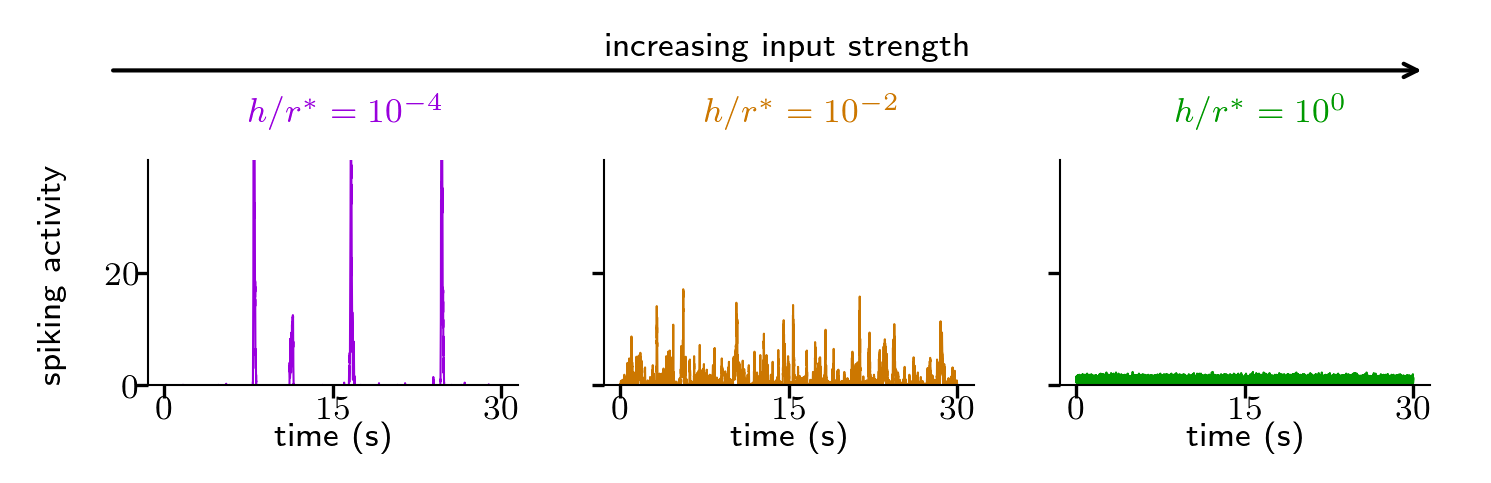

The Python source for this figure:
#!/usr/bin/python

import numpy
import matplotlib
import matplotlib.pyplot as plt
import matplotlib.collections as collections
import matplotlib.ticker as ticker

#plt.style.use('./prx.mplstyle')
matplotlib.rcParams['text.latex.preview'] = True
params = {'text.latex.preamble' : [r'\usepackage{siunitx}', r'\usepackage{amsmath}']}
fig=plt.figure(figsize=(4.75, 1.00))
plt.rcParams.update(params)
plt.rcParams.update({'axes.titlesize':  8})
plt.rcParams.update({'axes.labelsize':  8})
plt.rcParams.update({'font.size':       8})
plt.rcParams.update({'legend.fontsize': 8})
plt.rcParams.update({'xtick.labelsize': 8})
plt.rcParams.update({'ytick.labelsize': 8})
plt.rcParams.update({'text.usetex':  True})
plt.rcParams.update({'savefig.bbox':  'tight'})
#sadly this is needed to fix the figure size to the predifined height and width from the style file
ax = plt.axes([0., 0., 1., 1.], frameon=False, xticks=[],yticks=[])

h_list=(1e-7,1e-5,1e-3)
dt=1e-3

color=('#9900DD', '#CC7700', '#009900')

for i,h in enumerate(h_list):
    ######################################## activity
    data=numpy.loadtxt("../../../paper/2018_homplast_dynamic-states/data/processed/BN_driven_homeostatic_N010000_h%.2e_i0_T1.00e+08_seed1000_time_series_cut-1e7+30000.dat"%h, usecols=(0,),unpack=True)
    time=numpy.arange(len(data))*dt
    #convert to rate/neuron
    data = data/dt/1e4
    p_activity=plt.axes([0.08+0.32*i,0.1,0.26,0.75])
    p_activity.plot(time,data,color[i],lw=0.5)
    #p_activity.plot(numpy.arange(25,30,1e-3), numpy.ones(int(5./1e-3))*(-4), color=color[i], linestyle='-', lw=1.0, solid_capstyle='butt')
    #p_activity.text(27,-10.,'5s',size='x-small')
    p_activity.set_ylim([0,40])
    p_activity.xaxis.set_ticks_position('bottom')
    p_activity.yaxis.set_ticks_position('left')
    p_activity.xaxis.set_tick_params(direction='out',length=3, pad=-1)
    p_activity.yaxis.set_tick_params(direction='out',length=3, pad=-1)
    p_activity.spines['top'].set_visible(False)
    p_activity.spines['right'].set_visible(False)
    p_activity.spines['left'].set_linewidth(0.5)
    p_activity.spines['bottom'].set_linewidth(0.5)
    plt.setp(p_activity,xticks=[], yticks=[])
    if i==0:
        p_activity.set_xticks([0,15,30])
        p_activity.set_yticks([0,20])
    else:
        p_activity.set_xticks([0,15,30])
        p_activity.set_yticks([0,20])
        plt.setp(p_activity.get_yticklabels()[:], visible=False)
    #p_activity.annotate(r'time (s)', xy=(0.65,-0.1), xytext=(5,matplotlib.rcParams['ytick.major.pad']), ha='left', va='top', xycoords='axes fraction', textcoords='offset points')
    p_activity.set_xlabel(r'time (s)', labelpad=-1.7)

#additional labels
plt.figtext(0,0.75, r'{spiking activity}',rotation=90)

#input legend
#ax.annotate('', xy=(1.00,0.08), xycoords='axes fraction', xytext=(1.00,0.95), arrowprops=dict(arrowstyle='->', color='black'))
#plt.figtext(0.97,0.96,r'$h/r^\ast$')
#plt.figtext(1.02,0.10,r'$1$')
plt.figtext(0.15,0.98,r'{$h/r^\ast=10^{-4}$}',color=color[0])
#plt.figtext(0.12+1*0.19,0.98,r'{$h/r^\ast=10^{-3}$}',color=color[1])
plt.figtext(0.47,0.98,r'{$h/r^\ast=10^{-2}$}',color=color[1])
#plt.figtext(0.12+3*0.19,0.98,r'{$h/r^\ast=10^{-1}$}',color=color[3])
plt.figtext(0.80,0.98,r'{$h/r^\ast=10^{0} $}',color=color[2])

#make arrow directly here
plt.figtext(0.4,1.2,r'increasing input strength')
#ax.arrow(0,1,1,1, head_width=0.1, head_length=0.1)
ax.annotate('', xy=(0.05,1.15), xycoords='axes fraction', xytext=(0.98,1.15), arrowprops=dict(arrowstyle='<-', color='black'))

#plt.show()
plt.savefig("fig_activity_simulation_mf.png", transparent=True, dpi=300)
